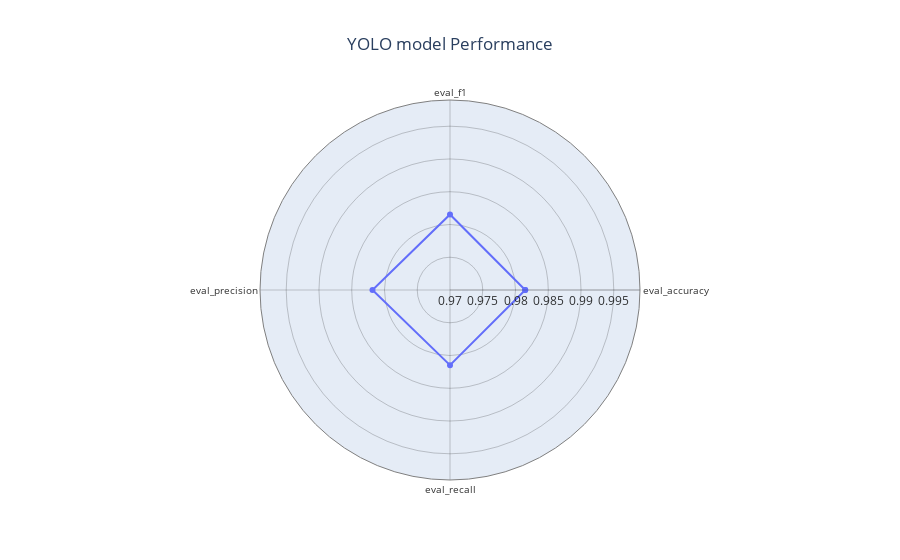

The code cell stored with this chart in its notebook:
### Markdown cell above
### 2.4. YoloV11 <a name="yolov11"></a>

### Code cell
# Ajustamos los datos para el chart.
yolo_metrics['Model'] = 'YOLOv11-cls (baseline)'

df = pd.concat([yolo_metrics], ignore_index=True)
metrics = ['eval_accuracy', 'eval_f1', 'eval_precision', 'eval_recall']

plot_radar_chart(df, metrics, title='YOLO model Performance', filename="yolo_model_performance", range_values=[0.97, 0.999])

### Figure 1 — Plotly figure (JSON) as saved in the notebook; plotly's stock layout.template omitted (floating-point values rounded to 4 significant figures)
{"data": [{"name": "YOLOv11-cls (baseline)", "r": [0.9815, 0.9815, 0.9818, 0.9815, 0.9815], "theta": ["eval_accuracy", "eval_f1", "eval_precision", "eval_recall", "eval_accuracy"], "type": "scatterpolar"}], "layout": {"legend": {"orientation": "v", "x": 0.75, "xanchor": "right", "y": 0.75, "yanchor": "bottom"}, "polar": {"angularaxis": {"gridcolor": "rgba(0, 0, 0, 0.2)", "linecolor": "gray", "linewidth": 1, "tickfont": {"color": "rgba(0, 0, 0, 0.8)", "size": 10}, "ticklen": 10}, "radialaxis": {"gridcolor": "rgba(0, 0, 0, 0.2)", "linecolor": "rgba(0, 0, 0, 0.2)", "range": [0.97, 0.999], "tickfont": {"color": "rgba(0, 0, 0, 0.8)"}, "visible": true}}, "title": {"text": "YOLO model Performance", "x": 0.5}}}
